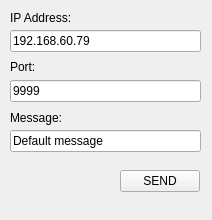
<?xml version="1.0" encoding="UTF-8"?>
<ui version="4.0">
 <class>MainWindow</class>
 <widget class="QMainWindow" name="MainWindow">
  <property name="geometry">
   <rect>
    <x>0</x>
    <y>0</y>
    <width>212</width>
    <height>220</height>
   </rect>
  </property>
  <property name="windowTitle">
   <string>MainWindow</string>
  </property>
  <widget class="QWidget" name="centralWidget">
   <widget class="QLineEdit" name="tb_msg">
    <property name="geometry">
     <rect>
      <x>10</x>
      <y>130</y>
      <width>191</width>
      <height>22</height>
     </rect>
    </property>
    <property name="text">
     <string>Default message</string>
    </property>
   </widget>
   <widget class="QLabel" name="label">
    <property name="geometry">
     <rect>
      <x>10</x>
      <y>110</y>
      <width>191</width>
      <height>16</height>
     </rect>
    </property>
    <property name="text">
     <string>Message:</string>
    </property>
   </widget>
   <widget class="QPushButton" name="bu_send">
    <property name="geometry">
     <rect>
      <x>120</x>
      <y>170</y>
      <width>80</width>
      <height>22</height>
     </rect>
    </property>
    <property name="text">
     <string>SEND</string>
    </property>
   </widget>
   <widget class="QLabel" name="label_2">
    <property name="geometry">
     <rect>
      <x>10</x>
      <y>10</y>
      <width>191</width>
      <height>16</height>
     </rect>
    </property>
    <property name="text">
     <string>IP Address:</string>
    </property>
   </widget>
   <widget class="QLineEdit" name="tb_ip">
    <property name="geometry">
     <rect>
      <x>10</x>
      <y>30</y>
      <width>191</width>
      <height>22</height>
     </rect>
    </property>
    <property name="text">
     <string>192.168.60.79</string>
    </property>
   </widget>
   <widget class="QLabel" name="label_3">
    <property name="geometry">
     <rect>
      <x>10</x>
      <y>60</y>
      <width>50</width>
      <height>14</height>
     </rect>
    </property>
    <property name="text">
     <string>Port:</string>
    </property>
   </widget>
   <widget class="QLineEdit" name="tb_port">
    <property name="geometry">
     <rect>
      <x>10</x>
      <y>80</y>
      <width>191</width>
      <height>22</height>
     </rect>
    </property>
    <property name="text">
     <string>9999</string>
    </property>
   </widget>
  </widget>
  <widget class="QMenuBar" name="menuBar">
   <property name="geometry">
    <rect>
     <x>0</x>
     <y>0</y>
     <width>212</width>
     <height>19</height>
    </rect>
   </property>
  </widget>
 </widget>
 <layoutdefault spacing="6" margin="11"/>
 <resources/>
 <connections/>
</ui>
